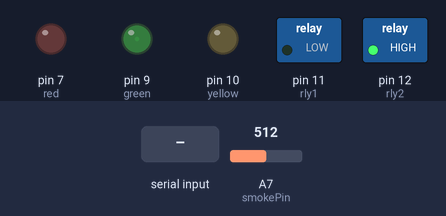
A sketch run on a simulated Arduino Nano, built with avr-gcc and run on an emulated ATmega328P. Shown: switched loads named in the sketch (green lamp = pin HIGH), output pins drawn as LEDs (lit = HIGH). Dashed ring = blinking. Inputs (shaded band) come from the test bench; at power-on: A7 (smokePin) = 512. EEPROM starts erased; what the sketch prints to the serial monitor is not drawn.

Above: at 3.4 s.
3.5 s: "0\n" received over Serial
At 13.9 s:
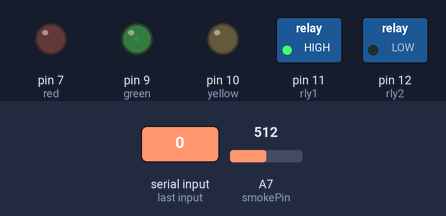
17.3 s: byte 43 (43) received over Serial
At 17.8 s:
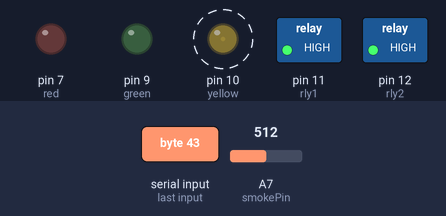
20.9 s: byte 43 (43) received over Serial
At 22.6 s:
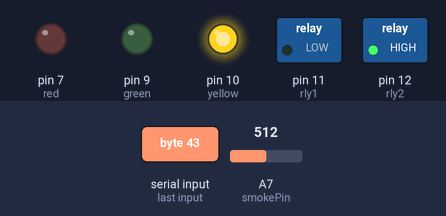
Timing chart, 0 to 24.1 s (numbered marks = the images above; inputs shaded):
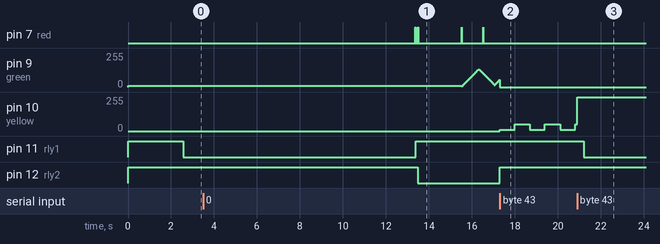

The sketch:

MQ-2_stat-without-timer.ino
```cpp
/* использование
 1. запускаем когда в комнате не накурено
 2. курим

    пока дыма нет — вентилятор откл и пишется статистика в массив arrStat
    когда дыма больше чем среднее из arrStat на sensorThres — вентилятор включатеся на скорость 1 пока дыма не станет 0
    это может быть и при видимом отсутствии дыма, но датчику виднее, так что пусть проветривает

    когда дыма больше чем среднее из arrStat на sensorOverThres, включаем скорость 2
    статистика на скорости 2 не пишется кроме одного случая: если мы дуем-дуем 300 секунд, а показатели всё не падают
    это значит что подоспело суточное колебание чистоты воздуха и надо включить запись статистики чтобы скорректировать ее на новые реалии
    такое колебание довольно существенное и сильно влияет на показания датчика
*/


/* отладка */
// отправлять в терминал порта:
// плюс (+): вент выкл/скорость1/скорость2/авто
// знаковопроса (?): показать пороги, статистику и что хранится в памяти

//////////////////////////////////////////////////////////////////////////

#include <EEPROM.h>

#define smokePin A7 // датчик типа  MQ-2
#define red 7       // красный светодиод
#define green 9     // зеленый светодиод
#define yellow 10   // желтый светодиод
#define rly1 11     // реле 1
#define rly2 12      // реле 2 (ШИМ c этим мотором не используется)

byte mode = 3;                  // режим работы
int liveSensor;                 // показания датчика дыма
int diff = 0;                   // разница между датчиком и статистикой

byte sensorThres = 10;          // разница от статистики "немного накурено"
byte sensorOverThres = 35;      // разница от статистики "сильно накурено"
byte sensorThresHysteresys = 5; // гистерезис для выключения чуть позже чем уровень включения

int ventHiTimeGlobal = 10;
int ventHiTime = ventHiTimeGlobal;
bool hiTimerTick;

byte ventLow = 0;  // скорость 1
byte ventHi = 0;   // скорость 2
byte prevVentLow = ventLow;
byte prevVentHi = ventHi;

byte speedd = 0;  // для вывода
byte subProg = -1;// для вывода (отобразится 255)

byte pastRly1; // для выдержки при переключениях реле
byte pastRly2; // для выдержки при переключениях реле

unsigned long prevMillis = 0;             // общее время
unsigned long prevStandbyMillis = millis(); // для standby
unsigned long prevMillisBreath = 0;       // для дыхания
byte  breathInterval = 30;                // частота дыхания
byte  brightness = 8;                     // минимальная яркость дыхания
int fadeCount = 0;
int fadeCountTemp = fadeCount;
bool forward = true;
byte standbyBrightness = 50;               // яркость желтого светодиода в режиме ВЫКЛ
bool buttonFlag = false;


// для инкремента/декремента времени работы
int ventTimeInterval = 3000;              // частота оценки задымленности
int printInterval = ventTimeInterval;     // частота вывода в порт
unsigned long prevMillisVent = 0;

// для статистики
const int arrLength = 250; // можно увеличить если памяти достаточно
int arrStat[arrLength] = {};
int arrStatIndex = 0;
int arrStatLengthEff = 0;
long arrStatSum;

unsigned long prevMillisStat = 0;
int statTimeInterval = 1000; // периодичность записи стат.массива
int sensorStat; // статистическое значение доставаемое из массива


void setup() {
  Serial.begin(19200);
  pinMode(rly1, OUTPUT);
  pinMode(rly2, OUTPUT);
  pinMode(red, OUTPUT);
  pinMode(green, OUTPUT);
  pinMode(yellow, OUTPUT);

  digitalWrite(rly1, HIGH); // Выключаем реле
  digitalWrite(rly2, HIGH); // Выключаем реле
  pastRly1 = rly1;
  pastRly2 = rly2;

  analogWrite(green, brightness);
  digitalWrite(red, LOW);
  digitalWrite(yellow, LOW);

  sensorStat = EEPROM.get(0, sensorStat);

  Serial.print("\n\n\n\n\n\n================================================================");
  Serial.print("\n\nВент ВКЛ = logic 0, вент ВЫКЛ = logic 1\n\n");
  Serial.print("-= ДЕБАГ =-:\n");
  Serial.print("отправить в терминал порта:\n");
  Serial.println("плюс (+) режимы — вент выкл/скорость1/скорость2/автомат");
  Serial.println("вопрос (?) — показать статистику и тресхолды");
  Serial.println("ноль (0) — сброс показаний статистики");
  Serial.println();
  Serial.print("Статистика из EEPROM: "); Serial.println(sensorStat);
  Serial.print("Свободно памяти: "); Serial.println(memoryFree());
  Serial.println("Включать когда не накурено");Serial.println();
  delay(2000);
}

void loop() {
  liveSensor = analogRead(smokePin);

  /////// блок статистики /////////
  unsigned long currentMillisStat = millis();
if (currentMillisStat - prevMillisStat >= ventTimeInterval)
  {
    prevMillisStat = currentMillisStat;

    // условия записи:
    if (mode == 0 or mode == 3) {
      // сброс на начало массива при достижении последнего индекса
      if (arrStatIndex >= arrLength) {
        arrStatIndex = 0;
      }

      // запись
      if (speedd < 2) {
        arrStat[arrStatIndex] = liveSensor;
        arrStatIndex++;
      }

      // особый режим: если дуем-дуем а показания особо не падают, разрешим писать в статистику чтобы поднять ее до новой реальности
      else if (speedd == 2 and ventHiTime > 300 /*and diff > sensorOverThres * 1.5*/)  {
        arrStat[arrStatIndex] = liveSensor;
        arrStatIndex++;
      }
    }
  }
  /////// /блок статистики /////////

  ////////// блок условий //////////
  unsigned long currentMillisVent = millis();
if (mode == 3 and currentMillisVent - prevMillisVent >= statTimeInterval)
  {
      prevMillisVent = currentMillisVent;

    // чтение статистики
    for(int i = 0; i < sizeof(arrStat)/sizeof(int); i++)  {
      if (arrStat[i] > 0)
      {
        arrStatSum += arrStat[i];
        arrStatLengthEff++;
      }
    }
    sensorStat = arrStatSum / arrStatLengthEff;

    // watchdog на полное отсутсвие статы
    if (sensorStat <= 0) {
//    Serial.println("if sensorStat <= 0");
      sensorStat = EEPROM.get(0, sensorStat);
    }
    diff = liveSensor - sensorStat;
    ////////// /блок условий //////////


    /////////// логика режимов ////////////
    // 0 не накурено
      if(diff < 0 /*and speedd > 0*/) {
        subProg = 0;
        ventHi = 0;
        ventLow = 0;
        ventTimeInterval = 3000;
      }
      else if (!hiTimerTick and speedd != 2 and ventHiTime != ventHiTimeGlobal) {
        subProg = 2;
        ventHiTime = ventHiTimeGlobal;
      }


     // 1 слегка накурено
      if(
        (speedd == 0 and diff > sensorThres and diff <= sensorOverThres) or
        (speedd == 2 and diff <= sensorOverThres - sensorThresHysteresys)
        ) {
        subProg = 3;
        ventHi = 0;
        ventLow = 1;
        ventTimeInterval = 1000;
      }


     // 2 сильно накурено
      if (diff > sensorOverThres) {
        subProg = 4;

        // плавный разгон
        if (speedd < 2) {
          smoothStart();
        }

        ventHi = 1;
        ventLow = 0;
        ventHiTime++;

        if(diff > sensorOverThres*2) {
          digitalWrite(red, HIGH);
          delay(10);
          digitalWrite(red, LOW);
        }
      }
    } //venttimeInterval
    ////////// /логика режимов ///////////


    ////////// вывод в реле //////////
    // логический 0 ***** ВКЛЮЧАЕТ ****** реле
    /* delay — защита от случайного вкл оба реле вместе
    *  в этом случае конденсатор первой скорости разрядится на реле */
    if (mode == 3) { // вывод только в режиме "автомат" (mode = 3)
      unsigned long currentMillis = millis();

      // стоп
      if (ventLow == 0 and ventHi == 0 and (prevVentLow != ventLow or prevVentHi != ventHi)) {
        Serial.print("\n—>переключаем на СТОП ");
        // в реле 0,0
        digitalWrite(rly1, HIGH); // откл
        digitalWrite(rly2, HIGH); // откл
        speedd = 0;
        ventHiTime = ventHiTimeGlobal;
      }

      // скорость 1
      else if (ventLow == 1 and (prevVentLow != ventLow or prevVentHi != ventHi)) {
        Serial.print("\n—>переключаем на скорость 1 ");
        // в реле 1,0
        digitalWrite(rly2, HIGH);
        delay(100);
        digitalWrite(rly1, LOW);
        speedd = 1;
        ventHiTime = ventHiTimeGlobal;
      }

      // скорость 2
      else if (ventHi == 1 and (prevVentLow != ventLow or prevVentHi != ventHi)) {
        Serial.print("\n—>переключаем на скорость 2 ");
        // в реле 0,1
        digitalWrite(rly1, HIGH); // откл
        delay(100);
        digitalWrite(rly2, LOW);  // вкл
        speedd = 2;
      }
      ////////// /вывод в реле //////////


      //////////  пишем в порт //////////
      if (currentMillis - prevMillis >= printInterval-500) {
        prevMillis = currentMillis;

        // еще одно чтение статистики для записи в порт (старое к этому времени уже протухло)
        arrStatSum = 0;
        arrStatLengthEff = 0;
        for(int i = 0; i < sizeof(arrStat) / sizeof(int); i++)  {
          if (arrStat[i] > 0) {
            arrStatSum += arrStat[i];
            arrStatLengthEff++;
          }
        }
        sensorStat = arrStatSum / arrStatLengthEff;
        Serial.print("\n =");Serial.print(subProg);
        Serial.print("= DIFF: ");Serial.print(diff);
        Serial.print("\tsensor: "); Serial.print(liveSensor); Serial.print(", stat: "); Serial.print(sensorStat);
        Serial.print("\tarr: ");Serial.print(arrStatIndex);Serial.print("/");Serial.print(arrStatLengthEff);
        Serial.print(" \tspeedd: "); Serial.print(speedd);
        Serial.print("\thiTimer: ");Serial.print(ventHiTime);
      }
      //////////  /пишем в порт //////////

      prevVentLow = ventLow;
      prevVentHi = ventHi;
    }


// ...окончание loop в functions
```

functions.ino
```cpp
////////// ручное управление //////////
// скорость 1
if (mode == 1) {
  digitalWrite(rly2, HIGH);
  delay(300);
  digitalWrite(rly1, LOW);
}
// скорость 2
else if (mode == 2) {
  digitalWrite(rly1, HIGH);
  delay(300);
  digitalWrite(rly2, LOW);
}
// выкл
else if (mode == 0) {
  digitalWrite(rly1, HIGH);
  digitalWrite(rly2, HIGH);
}
////////// /ручное управление //////////


//////////  чтение из порта //////////
if (Serial.available() > 0) {
  int str = Serial.read();
  //        if (str != 0 and str != 10 and str != 225) { // если прилетело 10 (возврат каретки) то не показываем
  //              Serial.print("\nПрилетело в порт: ");
  //              Serial.println(str);
  //          }

  if (str == 63) {  // знак ?
    Serial.print("\n\nстатистика сенсора: ");
    Serial.print(sensorStat);
    Serial.print(", длина стат. массива: ");
    Serial.print(arrStatLengthEff);
    Serial.print("\nстатистика из EEPROM: ");
    Serial.print(EEPROM.get(0, sensorStat));
    Serial.print("\nsensorThres: ");
    Serial.print(sensorThres);
    Serial.print(", sensorOverThres: ");
    Serial.print(sensorOverThres);
    Serial.print(", sensorThresHysteresys: ");
    Serial.println(sensorThresHysteresys);
    Serial.print("\n");
    delay(2000);
  }

  if (str == 43) {  // знак +
    switchModes();
  }

  if (str == 48) {  // ноль 0
    EEPROM.put(0, 0);
    memset(arrStat, 0, sizeof(arrStat));
    arrStatIndex = 0;
    arrStatLengthEff = 0;
    Serial.println("\nПоказания статистики установлены в 0");
    delay(2000);
  }
}  //////////  /serial available //////////


//////////  управление дыханием только в режиме авто //////////
if (mode == 3) {
  unsigned long currentMillisBreath = millis();
  if (speedd == 1) {
    breathInterval = 20;
  } else if (speedd == 2) {
    breathInterval = 10;
  } else {
    breathInterval = 30;
  }

  if (currentMillisBreath - prevMillisBreath >= breathInterval) {
    prevMillisBreath = currentMillisBreath;
    analogWrite(green, brightness);

    if (fadeCountTemp >= fadeCount and forward) {
      fadeCount++;
    }

    if (fadeCountTemp >= 0 and !forward) {
      fadeCount--;
    }

    // компенсация нелинейности свечения от напряжения
    if (fadeCountTemp >= 80) {
      forward = false;
    } else if (fadeCountTemp <= 10) {
      forward = true;
    }
    brightness = fadeCount + fadeCount / 1.5;  // коэф компенсации

    fadeCountTemp = fadeCount;
  }
} else if (mode == 0) {
  // standby
  unsigned long currentMillis = millis();
  if (currentMillis - prevStandbyMillis >= 700) {  // интервал моргания в standby
    prevStandbyMillis = currentMillis;
    analogWrite(yellow, standbyBrightness);
    if (standbyBrightness == 50) {
      standbyBrightness = 8;
      analogWrite(yellow, standbyBrightness);
    } else {
      standbyBrightness = 50;
      analogWrite(yellow, standbyBrightness);
    }
  }
} else {
  analogWrite(green, 0);
}

// кнопка MODE
// при нажатии кнопки на выводе сенсора около 10% от обычных показаний
// отпустили кнопку — смена MODE
if (!buttonFlag && liveSensor < sensorStat / 5) {  // обработчик нажатия
  buttonFlag = true;
  //    Serial.print("нажал ");Serial.println(liveSensor);
} else if (buttonFlag && liveSensor > sensorStat / 2) {  // обработчик отпускания
  buttonFlag = false;
  //    Serial.println("отпустил");
  switchModes();
}
}  // /loop из главного скрипта

/***************************/

//////////  переключение режимов //////////
int switchModes() {
  mode++;
  if (mode > 3) {
    mode = 0;
  }
  if (mode == 0) {
    digitalWrite(red, LOW);
    digitalWrite(green, LOW);
    digitalWrite(yellow, LOW);
    Serial.print("\nMODE: standby\n");
  }
  if (mode == 1) {
    Serial.print("\nMODE: manual speed 1\n");
    digitalWrite(yellow, HIGH);
    digitalWrite(green, LOW);
    digitalWrite(red, LOW);
  }
  if (mode == 2) {
    Serial.print("\nMODE: manual speed 2\n");
    digitalWrite(red, HIGH);
    digitalWrite(green, LOW);
    digitalWrite(yellow, LOW);
  }
  if (mode == 3) {
    // запишем статистику в епром и сбросим массив
    EEPROM.put(0, sensorStat);
    //Serial.print("sizeof(arrStat) = ");Serial.println(sizeof(arrStat));
    memset(arrStat, 0, arrLength);
    //    arrStatLengthEff = 0;

    //Serial.print("sizeof(arrStat) = ");Serial.println(sizeof(arrStat));
    //delete arrStat;
    //arrStat[arrLength] = {};
    //Serial.print("sizeof(arrStat) = ");Serial.println(sizeof(arrStat));


    digitalWrite(rly1, HIGH);
    digitalWrite(rly2, HIGH);

    digitalWrite(red, LOW);
    digitalWrite(yellow, LOW);
    Serial.print("\nMODE: reset & auto");
    Serial.print("\tстатистику в EEPROM: ");
    Serial.println(EEPROM.get(0, sensorStat));
    Serial.println();
  }
}


// количество свободного ОЗУ (RAM)
// Переменные, создаваемые процессом сборки, когда компилируется скетч
extern int __bss_end;
extern void *__brkval;
int memoryFree() {
  int freeValue;
  if ((int)__brkval == 0)
    freeValue = ((int)&freeValue) - ((int)&__bss_end);
  else
    freeValue = ((int)&freeValue) - ((int)__brkval);
  return freeValue;
}

// плавный разгон
int smoothStart() {
  digitalWrite(rly2, HIGH);  // выкл 2 скорость
  delay(300);
  digitalWrite(rly1, LOW);  // вкл 1 сорость и разгоняемся

  Serial.print("\nразгон");
  delay(1000);
  Serial.print(".");
  delay(800);
  Serial.print(".");
  delay(700);
  Serial.print(".");
  delay(600);
  Serial.print(".");
  delay(500);
  Serial.print(".");
  delay(500);
  Serial.print(".");
  delay(400);
  Serial.print(".");
  delay(400);
  Serial.print(".");
  delay(300);
  Serial.print(".");
  delay(300);
  Serial.print(".");
  delay(300);
  Serial.print(".");
  delay(300);
  Serial.print(".");
  delay(300);
  Serial.print(".");
  delay(300);
  Serial.print(".");
  delay(300);
  Serial.print(".");
  delay(300);
  Serial.print(".");
  delay(300);
  Serial.print(".");
  delay(300);
  Serial.print(".");
  delay(100);
  Serial.print(".");
  delay(100);
  Serial.print(".");
  delay(100);
  Serial.print(".");
  delay(100);
  Serial.print(".");
  delay(100);
  Serial.print(".");
  delay(100);
  Serial.print(".");
  delay(100);
  Serial.print(".");
  delay(100);
  Serial.print(".");
  delay(100);
  Serial.print(".");
  delay(100);
  Serial.print(".");
  delay(100);
  Serial.print(".");
  delay(100);
  Serial.print(".");
  delay(100);
  Serial.print(".");
  delay(100);
  Serial.print(".");
  delay(100);
  Serial.print(".");
  delay(100);
  Serial.print(".");
  delay(100);
  Serial.print(".");
  delay(100);
  Serial.print(".");
  delay(100);
  Serial.print(".");
  delay(100);
  Serial.print(".");
  delay(100);
  Serial.print(".");
  delay(100);
  Serial.print(".");
  delay(100);
  Serial.print(".");
  delay(100);
  Serial.print(".");
  delay(100);
  Serial.print(".");
  delay(100);
  Serial.print(".");
  delay(100);
  Serial.print(".");
  delay(100);
  Serial.print(".");
  delay(100);

  ventLow = 0;
  ventHi = 1;
}
```

Measured:
- after the input at 17.3 s, pin 7 (red): stops changing and stays LOW; pin 10 (yellow): alternates 50/255 for 0.70 s and 8/255 for 0.70 s, starting at once; pin 12 (rly2): LOW → HIGH at once
- after the input at 20.9 s, pin 11 (rly1): HIGH → LOW after 0.30 s
